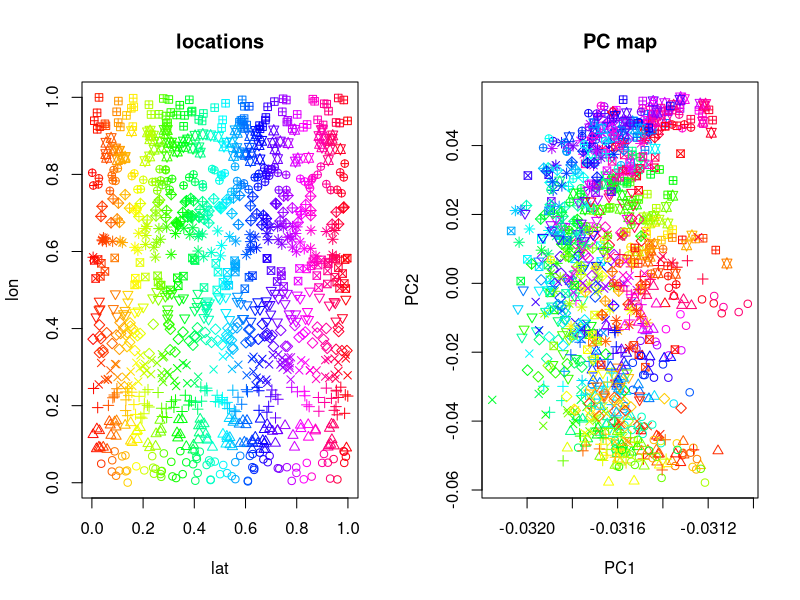
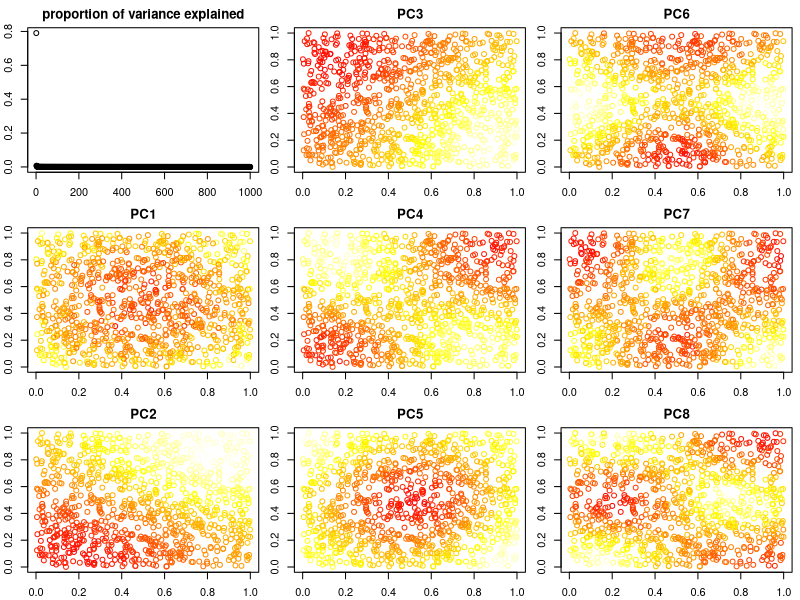
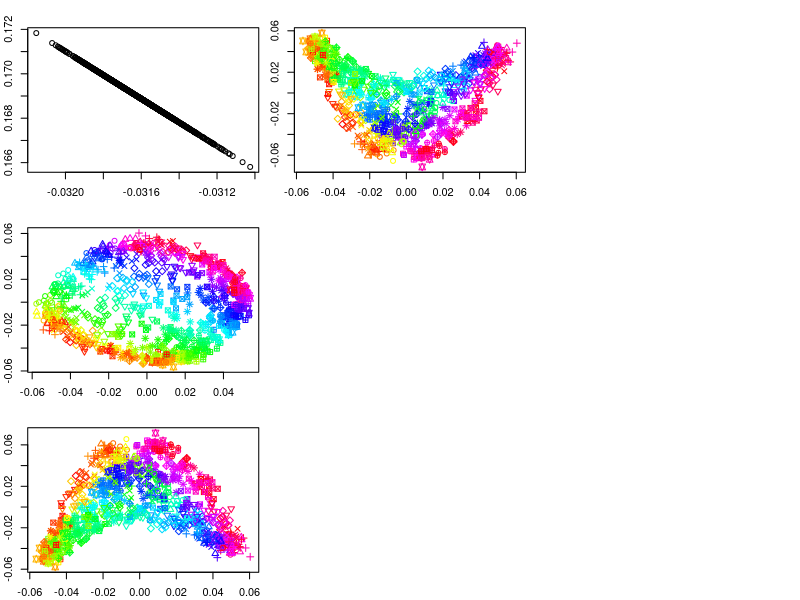

Recreate these plots in R, in order.
## ---- chunk 1
fig.dim <- 5
knitr::opts_chunk$set(fig.width=2*fig.dim,fig.height=fig.dim)
# helper function to simulate data:
sim_data <- function (nind, nloci, do.alleles=TRUE,
        locs=cbind( lat=runif(nind), lon=runif(nind) ),
        env=ifelse( locs[,1] > 0.5, 1, 0 ),
        a0=0.7,aD=1,aE=0,a2=1,nugget=0.2) {
    indivs <- paste("I",1:nind,sep="")
    snps <- paste("SNP",1:nloci,sep="")
    D <- sqrt( outer( locs[,1], locs[,1], "-" )^2 + outer( locs[,2], locs[,2], "-" )^2 )
    E <- abs( outer( env, env, "-" ) )
    covmat <- exp(-sqrt(aD*D^2+aE*E^2)^a2)/a0 + nugget * diag(nind)
    untf.freqs <- matrix( rnorm(nind*nloci), nrow=nloci ) %*% chol(covmat)
    mean.freqs <- 5*rnorm(nloci)
    freqs <- 1/(1+exp(-untf.freqs+mean.freqs[row(untf.freqs)]))
    genotypes <- matrix( rbinom(nloci*nind,size=2,prob=freqs), nrow=nloci )/2
    bases <- c("A","C","G","T")
    major <- sample(1:4,size=nloci,replace=TRUE)
    minor <- 1+(((major-1)+sample(1:3,size=nloci,replace=TRUE))%%4)
    alleles <- if (do.alleles) { matrix( paste(
            bases[ cbind(major,minor)[cbind(as.vector(row(genotypes)),1+as.vector(genotypes>0)) ] ],
            bases[ cbind(major,minor)[cbind(as.vector(row(genotypes)),1+as.vector(genotypes>1)) ] ],
        sep="/" ), nrow=nloci ) } else { NULL }
    colnames(alleles) <- colnames(genotypes) <- rownames(locs) <- indivs
    rownames(alleles) <- rownames(genotypes) <- snps
    return( list( locs=locs, env=env, covmat=covmat, 
                    freqs=freqs, genotypes=genotypes, alleles=alleles, 
                params=list(a0=a0,aD=aD,aE=aE,a2=a2,nugget=nugget) ) )
}
## ---- chunk 2
nind <- 1000
nloci <- 1e4
simdata <- sim_data(nind=nind,nloci=nloci)
covmat <- cov( simdata$genotypes )
cols <- rainbow(nind)[rank(simdata$locs[,1])]
pchs <- as.numeric(cut(simdata$locs[,2],breaks=12))
## ---- chunk 3
pca <- eigen(covmat)
layout(t(1:2))
plot(simdata$locs, col=cols, pch=pchs, main="locations" )
plot(pca$vectors[,1:2], col=cols, pch=pchs, main="PC map", xlab="PC1", ylab="PC2" )
## ---- chunk 4
layout(matrix(1:9,nrow=3))
par(mar=c(2,2,2,0.5)+.1)
plot(pca$values/sum(pca$values),ylab="proportion", main="proportion of variance explained", xlab="PC#")
for (k in 1:8) {
    plot( simdata$locs, col=heat.colors(64)[cut(pca$vectors[,k],breaks=64)], main=paste("PC",k,sep='') )
}
## ---- chunk 5
plot(pca$vectors[,1],rowMeans(covmat),xlab="PC1",ylab="mean covariance")
## ---- chunk 6
varfreq <- var( rowMeans(simdata$freqs) )
cat("Variance in allele frequencies: ", varfreq, "\n")
cat("Top eigenvalue divided by sample size: ", pca$values[1]/nind, "\n")
## ---- chunk 7
plot(pca$vectors[,2:3],col=cols,pch=pchs)
## ---- chunk 8
npca <- eigen( cov(sweep(simdata$genotypes,1,rowMeans(simdata$genotypes),"-")) )
plot(npca$vectors[,2:3],col=cols,pch=pchs)
## ---- chunk 9
pmat <- diag(nind)-1/nind
npca2 <- eigen( pmat%*%covmat%*%pmat )
plot(npca2$vectors[,2:3],col=cols,pch=pchs)
